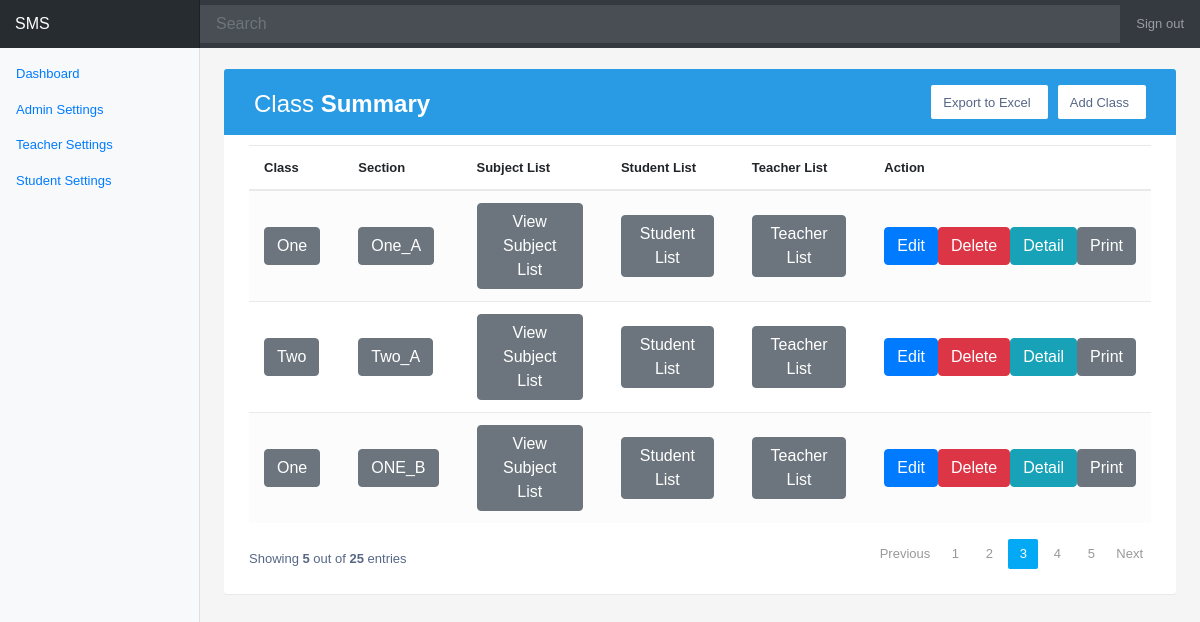
The app's page /class_summary/, older data.
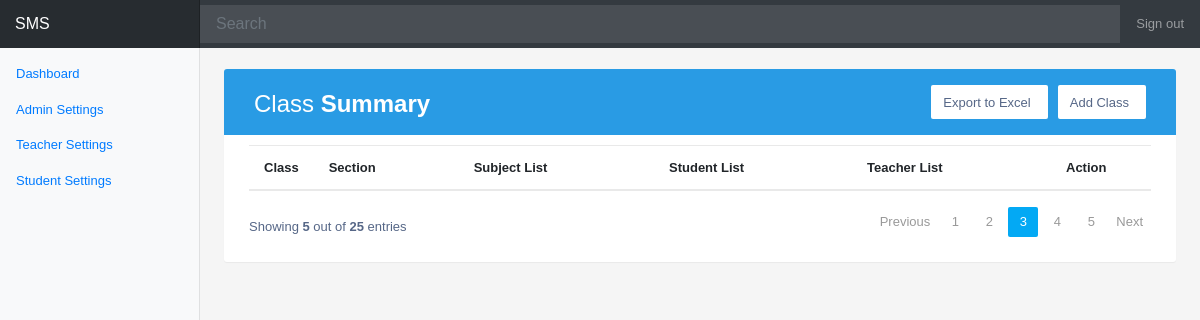
The same page, newer data.
### smsapp/models.py (models this page shows, shortened)
class ClassSetup( models.Model ):
    class_name      = models.ForeignKey(Standard, on_delete=models.CASCADE, null=True, max_length=20,verbose_name='Class Name' )
    section_name    = models.ForeignKey(Section, on_delete=models.SET_NULL, null=True, verbose_name='Section Name' )
    subject_name    = models.ForeignKey(Subject, on_delete=models.SET_NULL, null=True, verbose_name='Subject Name' )
    class_teacher   = models.ForeignKey('Teacher', on_delete=models.CASCADE, blank=True, verbose_name='Teacher' )

class Standard(models.Model):  # standard
    names = models.CharField(max_length=255,choices=CLASS_CHOICES)
    class Meta:
        db_table = 'standard'
    def __str__(self):
        return self.names

class Section(models.Model):  # section
    name = models.CharField(max_length=255, verbose_name='Section Name')
    standard_name = models.ForeignKey(
        Standard,
        related_name='sections', on_delete=models.CASCADE,
        null=True)
    class Meta:
        db_table = 'section'
    def __str__(self):
        return self.name

### smsapp/views.py (the view)
# urls.py: path( 'class_summary/', views.class_summary, name='class_summary' ),
def class_summary(request):
    verbose_names = get_verbose_name( ClassSetup )
    view_list_obj = ClassSetup.objects.all()
    class_id =list(set(sorted([item.class_name_id for item in view_list_obj])))
    class_list = list(set([str(item.class_name) for item in view_list_obj]))
    def get_section_list(id):
        section_obj = ClassSetup.objects.filter(class_name_id = id)
        sec_list=[str(item_section.section_name) for item_section in section_obj]
        return sec_list
    section_list= [get_section_list(id = item) for item in class_id]
    context = {'view_list': ClassSetup.objects.all(),
                'class_list': class_list,
                'section_list': section_list,
                'verbose_names': verbose_names,
                }
    return render( request, 'smsapp/class_summary.html', context )

### smsapp/views.py (called while the page is built)
def get_verbose_name(model_name):
    verbose_name_list = []
    for f in model_name._meta.get_fields():
        if hasattr(f, 'verbose_name' ):
            verbose_name_list.append( f.verbose_name )
    return verbose_name_list

### smsapp/templates/smsapp/class_summary.html (shortened to what this page needs)
{% extends 'smsapp/base.html'%}
{% load static %}
{% block stylesheets %}
<link href="{% static 'smsapp/css/our_table.css' %}" rel="stylesheet">
{% endblock %}
{% block main_content %}
<div class="table-wrapper">
    <div class="table-title">
        <div class="row">
            <div class="col-sm-5">
                <h2>Class <b>Summary</b></h2>
            </div>
            <div class="col-sm-7">
                <a href="/class_setup_add_edit_new/" class="btn btn-primary"> <span>Add Class</span></a>
                <a href="#" class="btn btn-primary"><span>Export to Excel</ <span></a>
            </div>
        </div>
    </div>
    <table class="table table-striped table-hover">
        <thead>
            <tr>
                <th>Class</th>
                <th>Section</th>
                <th>Subject List</th>
                <th>Student List</th>
                <th>Teacher List </th>
                <th>Action</th>
            </tr>
        </thead>
        <tbody>
        {% for item in view_list %}
            <tr>
                <td>
                       <div class="btn-group mr-2" role="group" aria-label="First group">
                          <button type="button" class="btn btn-secondary">{{item.class_name}}</button>
                        </div>
                    </div>
                <td>
                    <div class="btn-group mr-2" role="group" aria-label="First group">
                        <button type="button" class="btn btn-secondary">{{item.section_name}}</button>
                      </div>
                </td>
                <td>
                    <div class="btn-group mr-2" role="group" aria-label="First group">
                        <button type="button" class="btn btn-secondary">View Subject List</button>
                      </div>
                </td>
                <td>
                    <div class="btn-group mr-2" role="group" aria-label="First group">
                        <button type="button" class="btn btn-secondary">Student List</button>
                      </div>
                </td>
                <td>
                    <div class="btn-group mr-2" role="group" aria-label="First group">
                        <button type="button" class="btn btn-secondary">Teacher  List</button>
                      </div>
                </td>
                <td>
                    <div class="btn-group btn-group-sm" role="group" aria-label="First group">
                        <a href="{% url 'smsapp:class_setup_update' item.id%}" class="edit" title="Edit" data-toggle="tooltip">
                            <button type="button" class="btn btn-primary btn-group-sm ">Edit</button></a>
                        <a href="{% url 'smsapp:class_setup_delete' item.id%}" class="delete" title="Delete" data-toggle="tooltip">
                            <button type="button" class="btn btn-danger btn-group-sm ">Delete</button></a>
                        <a href="#" class="detail" title="Detail" data-toggle="tooltip">
                            <button type="button" class="btn btn-info btn-group-sm ">Detail</button></a>
                        <a href="#" class="print" title="print" data-toggle="tooltip">
                            <button type="button" class="btn btn-secondary btn-group-sm ">Print</button></a>
                    </div>
                </td>
        {% endfor %}
        </tbody>
    </table>
    <div class="clearfix">
        <div class="hint-text">Showing <b>5</b> out of <b>25</b> entries</div>
        <ul class="pagination">
            <li class="page-item disabled"><a href="#">Previous</a></li>
            <li class="page-item"><a href="#" class="page-link">1</a></li>
            <li class="page-item"><a href="#" class="page-link">2</a></li>
            <li class="page-item active"><a href="#" class="page-link">3</a></li>
            <li class="page-item"><a href="#" class="page-link">4</a></li>
            <li class="page-item"><a href="#" class="page-link">5</a></li>
            <li class="page-item"><a href="#" class="page-link">Next</a></li>
        </ul>
    </div>
</div>
{% endblock %}

Row changes from the older to the newer data that the page shows:
removed ClassSetup: class_name "One", section_name "One_A"
removed ClassSetup: class_name "Two", section_name "Two_A"
removed ClassSetup: class_name "One", section_name "ONE_B"
